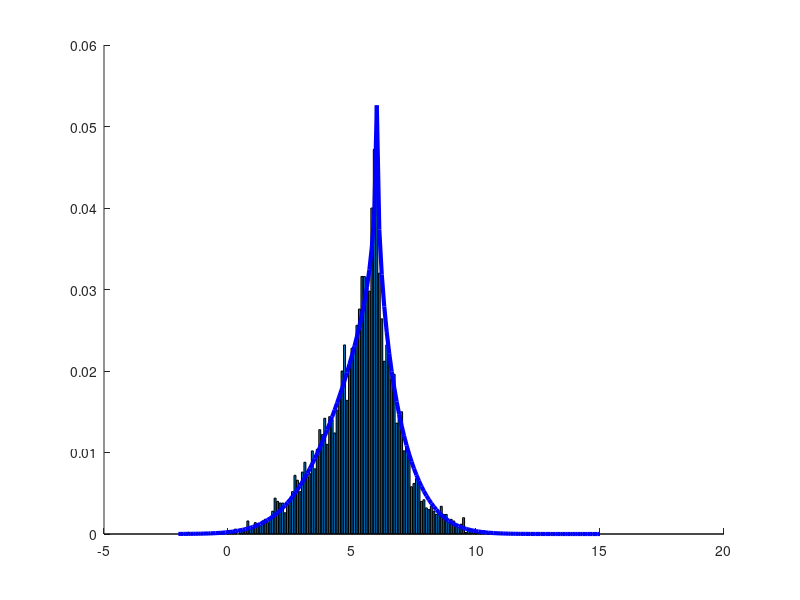

Write MATLAB code to recreate this figure.
%homework 3
% Problem 2
clear all;

f=inline('exp(-abs(x-6).^0.5)','x');

f0=inline('exp(-abs(x-6).^0.5-(x-5).^2./8)','x');

c=quad(f0,-2,14);

f1=inline('exp(-abs(x-6).^0.5-(x-5).^2./8)/c','x','c');
% the M-H algorithm
K=5000;
x=zeros(1,K);
x(1)=8;
t=-2:0.1:15;

for k=2:K
    y=5+2*randn(1); %nomal distribution with mu=5, var=4;
    rho=min(f(y)/f(x(k-1)),1);
    U=rand;
    x(k)=y*(U<rho) + x(k-1)*(U>rho);
end;

%compute histogram

h=histc(x,t)/K;

figure(2);
hold on; bar(t,h);hold on;
plot(t,f1(t,c)/sum(f1(t,c)),'b','linewidth',3);

ex=mean(x);
varx=var(x);
